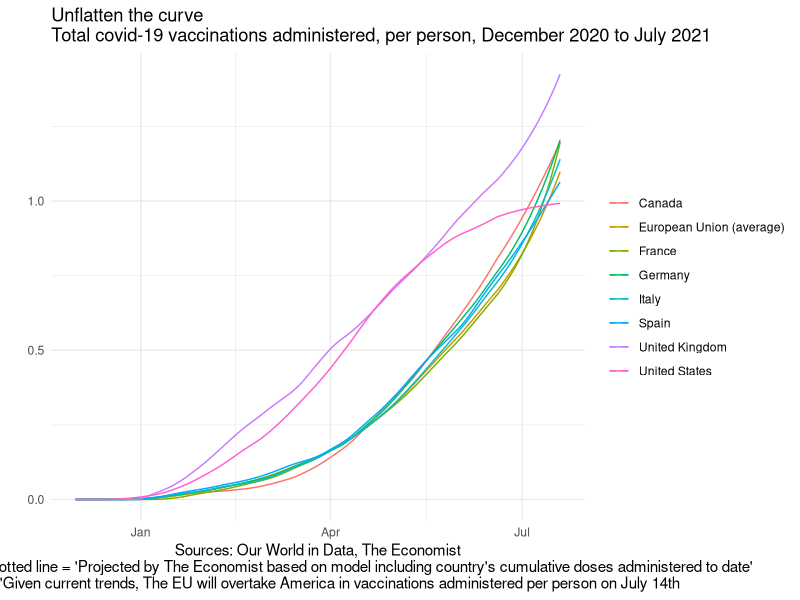
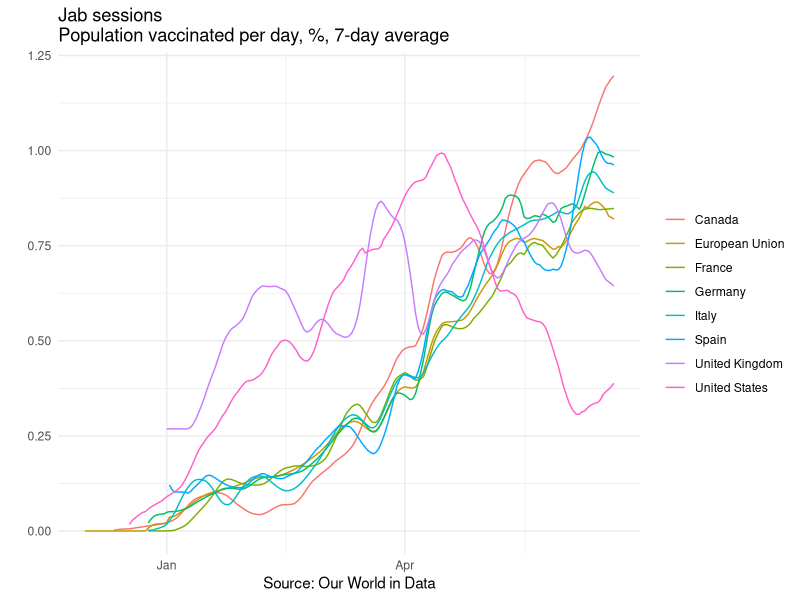
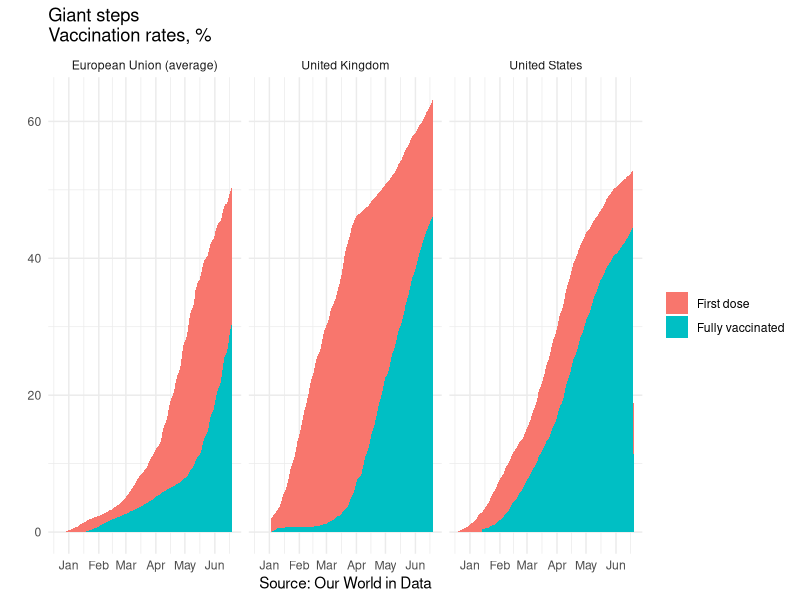
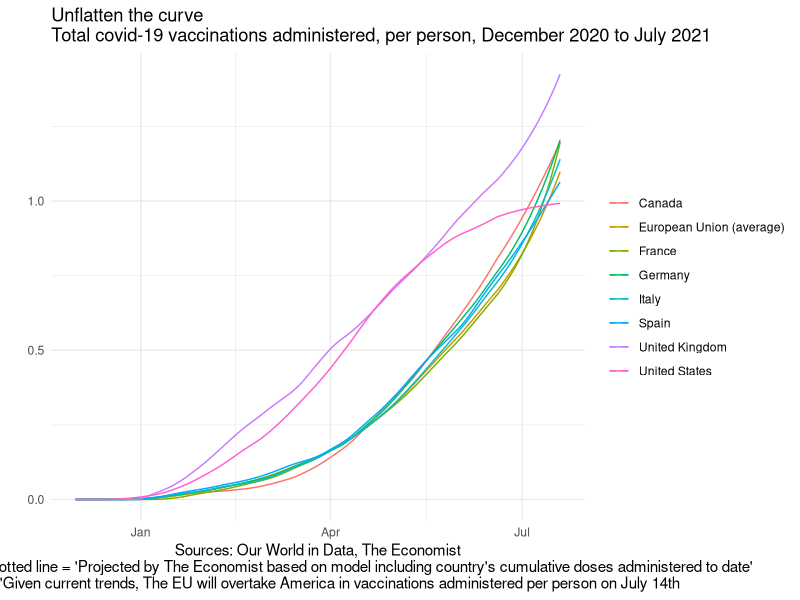
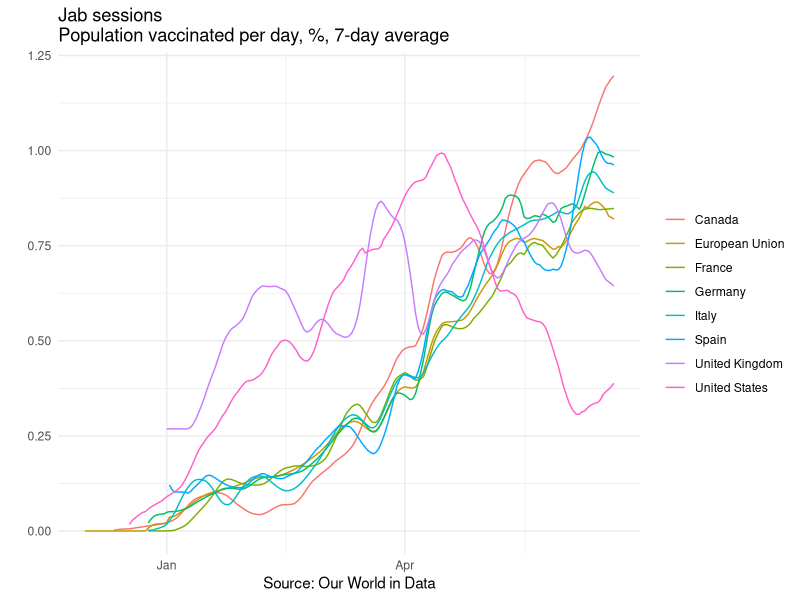
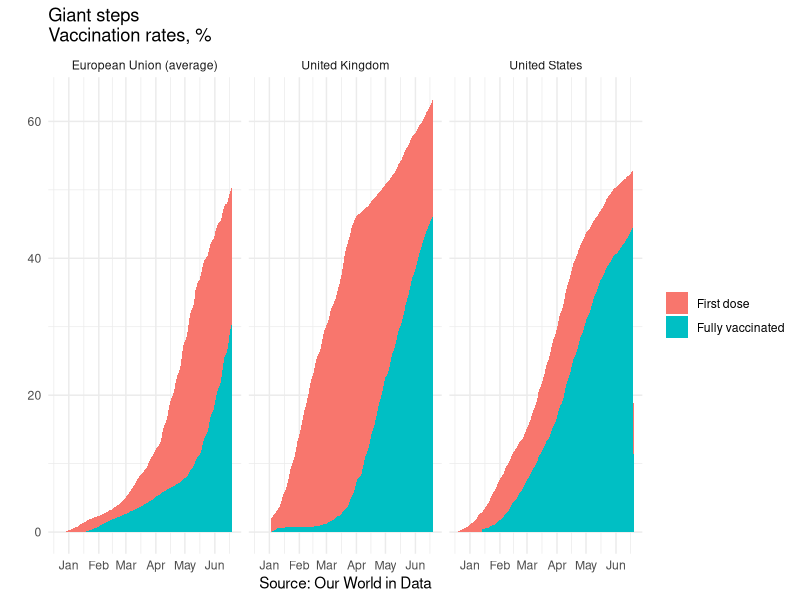
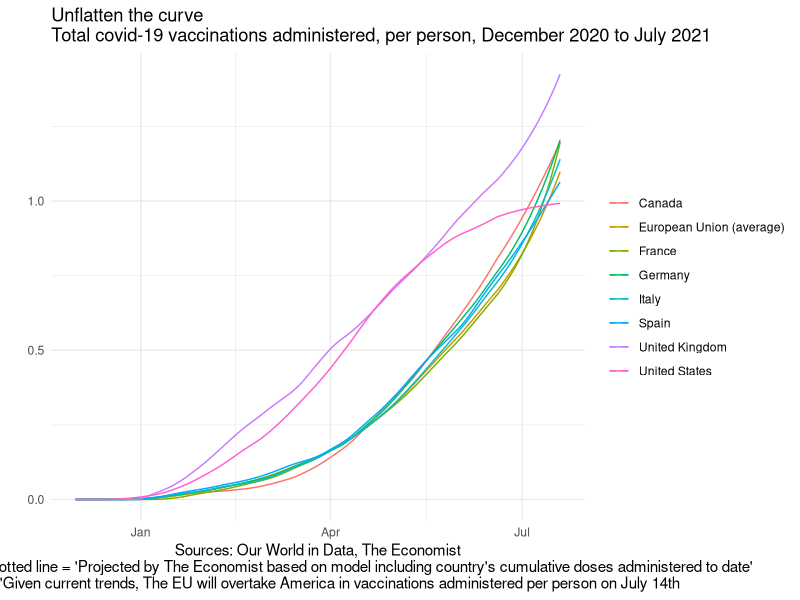
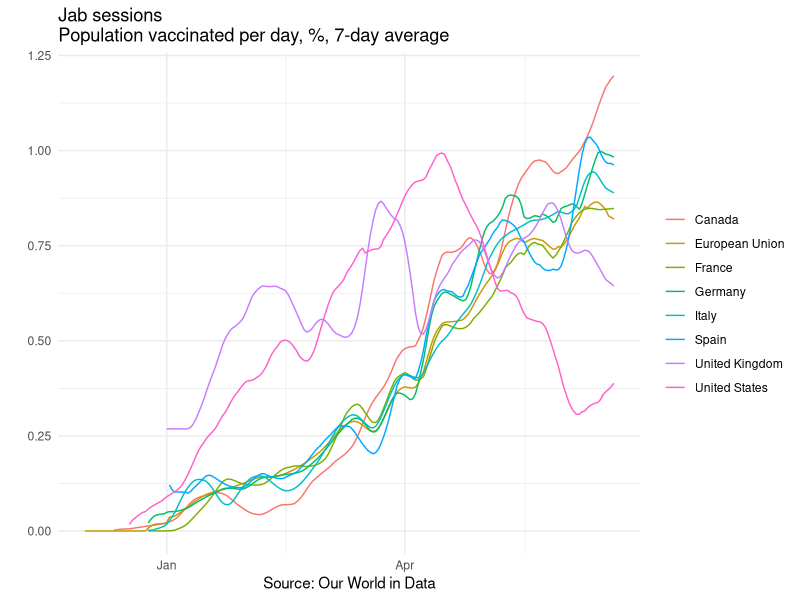

Write the R code that produced these figures, in order.

# Plot 1
library(readr)
library(ggplot2)
model_df <- read_csv("plot_1.csv")
ggplot(model_df[model_df$country %in% c("United States", 
                                        "United Kingdom", "Germany", 
                                        "European Union (average)", 
                                        "France", "Italy", "Canada", "Spain"
) & model_df$date <= Sys.Date(), ], 
aes(x=date, y=total_doses/population, col = country))+
  geom_line()+
  geom_line(data = model_df[model_df$country %in% c("United States", "United Kingdom", "Germany", "European Union (average)", "France", "Italy", "Canada", "Spain") & model_df$date >= Sys.Date(), ], aes(linetype = "projected"), linetype = 2)+
  theme_minimal()+
  theme(legend.title = element_blank())+xlab("Sources: Our World in Data, The Economist\n *explanation on dotted line = 'Projected by The Economist based on model including country's cumulative doses administered to date'\nLabel: 'Given current trends, The EU will overtake America in vaccinations administered per person on July 14th" )+ylab("")+ggtitle("Unflatten the curve\nTotal covid-19 vaccinations administered, per person, December 2020 to July 2021")
ggsave("Unflatten.png", width = 8, height = 5)

# Plot 2:
library(readr)
pdat <- read_csv("plot_2_3.csv")
pdat$country[pdat$country == "European Union (average)"] <- "European Union"
ggplot(pdat, 
       aes(x=date, y=daily_vaccinations_per_100k/1000, col = country))+
  geom_line()+
  theme_minimal()+theme(legend.title = element_blank())+
  ylab("")+xlab("")+ggtitle("Jab sessions\nPopulation vaccinated per day, %, 7-day average")+xlab("Source: Our World in Data")
ggsave("jab_sessions.png", width = 8, height = 5)

# Plot 3:
library(readr)
pdat <- read_csv("plot_2_3.csv")
ggplot(pdat[pdat$country %in% c("United Kingdom", "United States", "European Union (average)"), ], 
       aes(x=date))+
  geom_area(aes(y=vaccinated_pct, fill = "First dose"))+
  geom_area(aes(y=fully_vaccinated_pct, fill = "Fully vaccinated"))+
  theme_minimal()+theme(legend.title = element_blank())+
  theme(legend.position = "right")+
  ylab("")+xlab("")+ggtitle("Giant steps\nVaccination rates, %")+facet_grid(.~country)+xlab("Source: Our World in Data")
ggsave("giant_steps.png", width = 8, height = 3)


# Plot 1
library(readr)
library(ggplot2)
model_df <- read_csv("plot_1.csv")
ggplot(model_df[model_df$country %in% c("United States", 
                                        "United Kingdom", "Germany", 
                                        "European Union (average)", 
                                        "France", "Italy", "Canada", "Spain"
) & model_df$date <= Sys.Date(), ], 
aes(x=date, y=total_doses/population, col = country))+
  geom_line()+
  geom_line(data = model_df[model_df$country %in% c("United States", "United Kingdom", "Germany", "European Union (average)", "France", "Italy", "Canada", "Spain") & model_df$date >= Sys.Date(), ], aes(linetype = "projected"), linetype = 2)+
  theme_minimal()+
  theme(legend.title = element_blank())+xlab("Sources: Our World in Data, The Economist\n *explanation on dotted line = 'Projected by The Economist based on model including country's cumulative doses administered to date'\nLabel: 'Given current trends, The EU will overtake America in vaccinations administered per person on July 14th" )+ylab("")+ggtitle("Unflatten the curve\nTotal covid-19 vaccinations administered, per person, December 2020 to July 2021")
ggsave("Unflatten.png", width = 8, height = 5)

# Plot 2:
library(readr)
pdat <- read_csv("plot_2_3.csv")
pdat$country[pdat$country == "European Union (average)"] <- "European Union"
ggplot(pdat, 
       aes(x=date, y=daily_vaccinations_per_100k/1000, col = country))+
  geom_line()+
  theme_minimal()+theme(legend.title = element_blank())+
  ylab("")+xlab("")+ggtitle("Jab sessions\nPopulation vaccinated per day, %, 7-day average")+xlab("Source: Our World in Data")
ggsave("jab_sessions.png", width = 8, height = 5)

# Plot 3:
library(readr)
pdat <- read_csv("plot_2_3.csv")
ggplot(pdat[pdat$country %in% c("United Kingdom", "United States", "European Union (average)"), ], 
       aes(x=date))+
  geom_area(aes(y=vaccinated_pct, fill = "First dose"))+
  geom_area(aes(y=fully_vaccinated_pct, fill = "Fully vaccinated"))+
  theme_minimal()+theme(legend.title = element_blank())+
  theme(legend.position = "right")+
  ylab("")+xlab("")+ggtitle("Giant steps\nVaccination rates, %")+facet_grid(.~country)+xlab("Source: Our World in Data")
ggsave("giant_steps.png", width = 8, height = 3)

